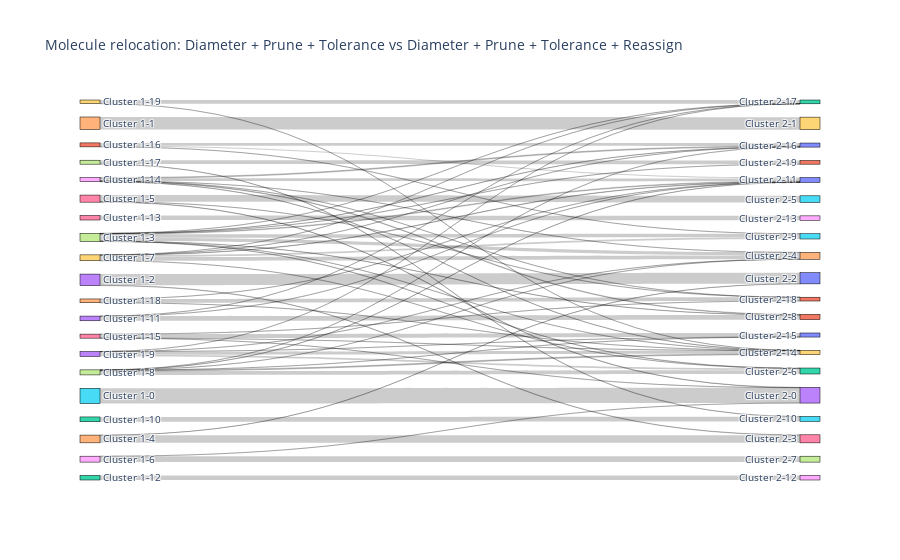

Notebook code for this chart:
### Code cell
plotting_utils.mol_relocation_plots(brc_diam_prune_tol, brc_prune_tol_rea, title="Molecule relocation: Diameter + Prune + Tolerance vs Diameter + Prune + Tolerance + Reassign", top_n=20)

### Figure 1 — Plotly figure (JSON) as saved in the notebook; plotly's stock layout.template omitted (floating-point values rounded to 4 significant figures)
{"data": [{"link": {"source": [25, 4, 13, 13, 7, 7, 7, 7, 7, 7, 7, 7, 7, 14, 14, 26, 26, 26, 28, 28, 19, 19, 19, 19, 19, 19, 27, 27, 27, 27, 27, 27, 3, 3, 3, 3, 3, 12, 23, 23, 23, 22, 16, 8, 8, 8, 8, 8, 8, 6, 6, 6, 6, 1, 1, 1, 17, 17, 24, 24, 24, 39, 39], "target": [33, 9, 20, 36, 32, 31, 34, 5, 0, 29, 2, 10, 11, 36, 20, 15, 33, 21, 37, 33, 5, 34, 0, 10, 32, 2, 32, 0, 30, 29, 34, 10, 32, 30, 29, 2, 34, 35, 31, 0, 2, 38, 18, 0, 10, 29, 21, 31, 34, 30, 33, 29, 21, 0, 10, 5, 11, 35, 21, 0, 29, 2, 29], "value": [861, 705, 628, 19, 16, 10, 178, 199, 39, 2, 5, 8, 2, 433, 2, 377, 20, 1, 332, 1, 97, 205, 22, 3, 1, 2, 215, 7, 1, 53, 1, 6, 103, 3, 172, 1, 4, 270, 256, 6, 1, 255, 253, 144, 48, 10, 1, 32, 3, 224, 1, 1, 1, 59, 163, 1, 208, 14, 210, 1, 2, 204, 1]}, "node": {"label": ["Cluster 2-11", "Cluster 1-16", "Cluster 2-17", "Cluster 1-9", "Cluster 1-1", "Cluster 2-9", "Cluster 1-15", "Cluster 1-3", "Cluster 1-14", "Cluster 2-1", "Cluster 2-16", "Cluster 2-19", "Cluster 1-10", "Cluster 1-2", "Cluster 1-4", "Cluster 2-5", "Cluster 1-13", "Cluster 1-17", "Cluster 2-13", "Cluster 1-7", "Cluster 2-2", "Cluster 2-18", "Cluster 1-12", "Cluster 1-11", "Cluster 1-18", "Cluster 1-0", "Cluster 1-5", "Cluster 1-8", "Cluster 1-6", "Cluster 2-14", "Cluster 2-15", "Cluster 2-8", "Cluster 2-6", "Cluster 2-0", "Cluster 2-4", "Cluster 2-10", "Cluster 2-3", "Cluster 2-7", "Cluster 2-12", "Cluster 1-19"], "line": {"color": "black", "width": 0.5}, "pad": 15, "thickness": 20}, "type": "sankey"}], "layout": {"font": {"size": 10}, "title": {"text": "Molecule relocation: Diameter + Prune + Tolerance vs Diameter + Prune + Tolerance + Reassign"}}}
